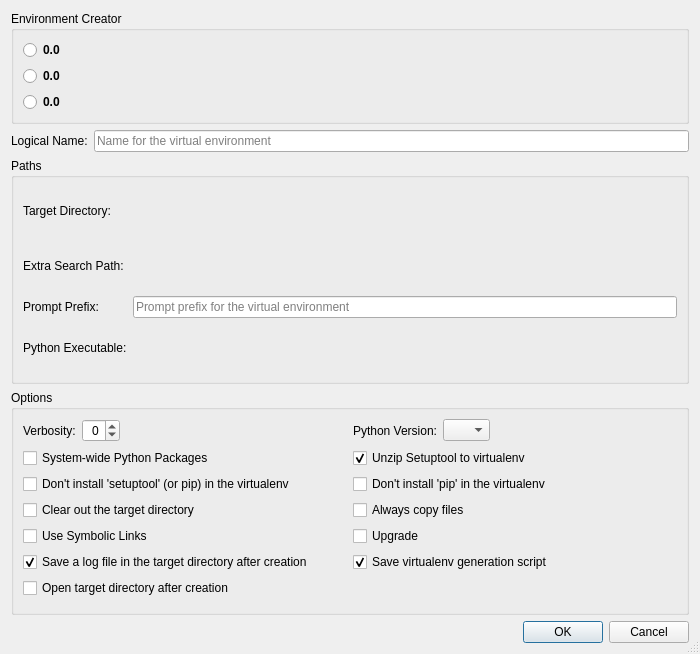
<?xml version="1.0" encoding="UTF-8"?>
<ui version="4.0">
 <class>VirtualenvConfigurationDialog</class>
 <widget class="QDialog" name="VirtualenvConfigurationDialog">
  <property name="geometry">
   <rect>
    <x>0</x>
    <y>0</y>
    <width>700</width>
    <height>654</height>
   </rect>
  </property>
  <property name="windowTitle">
   <string>Virtual Environment Configuration</string>
  </property>
  <property name="sizeGripEnabled">
   <bool>true</bool>
  </property>
  <layout class="QVBoxLayout" name="verticalLayout">
   <item>
    <widget class="QGroupBox" name="groupBox_3">
     <property name="title">
      <string>Environment Creator</string>
     </property>
     <layout class="QGridLayout" name="gridLayout_3">
      <item row="0" column="0">
       <widget class="QRadioButton" name="virtualenvButton">
        <property name="font">
         <font>
          <weight>75</weight>
          <bold>true</bold>
         </font>
        </property>
        <property name="toolTip">
         <string>Select to use 'virtualenv'</string>
        </property>
        <property name="text">
         <string notr="true">0.0</string>
        </property>
       </widget>
      </item>
      <item row="0" column="1">
       <spacer name="horizontalSpacer_2">
        <property name="orientation">
         <enum>Qt::Horizontal</enum>
        </property>
        <property name="sizeHint" stdset="0">
         <size>
          <width>40</width>
          <height>20</height>
         </size>
        </property>
       </spacer>
      </item>
      <item row="1" column="0">
       <widget class="QRadioButton" name="pyvenvButton">
        <property name="font">
         <font>
          <weight>75</weight>
          <bold>true</bold>
         </font>
        </property>
        <property name="toolTip">
         <string>Select to use 'pyvenv'</string>
        </property>
        <property name="text">
         <string notr="true">0.0</string>
        </property>
       </widget>
      </item>
      <item row="2" column="0">
       <widget class="QRadioButton" name="condaButton">
        <property name="font">
         <font>
          <weight>75</weight>
          <bold>true</bold>
         </font>
        </property>
        <property name="toolTip">
         <string>Select to use 'conda'</string>
        </property>
        <property name="text">
         <string notr="true">0.0</string>
        </property>
       </widget>
      </item>
     </layout>
    </widget>
   </item>
   <item>
    <layout class="QHBoxLayout" name="horizontalLayout_2">
     <item>
      <widget class="QLabel" name="label_2">
       <property name="text">
        <string>Logical Name:</string>
       </property>
      </widget>
     </item>
     <item>
      <widget class="E5ClearableLineEdit" name="nameEdit">
       <property name="toolTip">
        <string>Enter a unique name for the virtual environment</string>
       </property>
       <property name="placeholderText">
        <string>Name for the virtual environment</string>
       </property>
      </widget>
     </item>
    </layout>
   </item>
   <item>
    <widget class="QStackedWidget" name="venvStack">
     <property name="currentIndex">
      <number>0</number>
     </property>
     <widget class="QWidget" name="venvPage">
      <layout class="QVBoxLayout" name="verticalLayout_2">
       <property name="leftMargin">
        <number>0</number>
       </property>
       <property name="topMargin">
        <number>0</number>
       </property>
       <property name="rightMargin">
        <number>0</number>
       </property>
       <property name="bottomMargin">
        <number>0</number>
       </property>
       <item>
        <widget class="QGroupBox" name="groupBox">
         <property name="title">
          <string>Paths</string>
         </property>
         <layout class="QGridLayout" name="gridLayout">
          <item row="0" column="0">
           <widget class="QLabel" name="label">
            <property name="text">
             <string>Target Directory:</string>
            </property>
           </widget>
          </item>
          <item row="0" column="1">
           <widget class="E5PathPicker" name="targetDirectoryPicker" native="true">
            <property name="sizePolicy">
             <sizepolicy hsizetype="Expanding" vsizetype="Preferred">
              <horstretch>0</horstretch>
              <verstretch>0</verstretch>
             </sizepolicy>
            </property>
            <property name="focusPolicy">
             <enum>Qt::WheelFocus</enum>
            </property>
            <property name="toolTip">
             <string>Enter the target directory for the virtual environment</string>
            </property>
           </widget>
          </item>
          <item row="1" column="0">
           <widget class="QLabel" name="extraSearchPathLabel">
            <property name="text">
             <string>Extra Search Path:</string>
            </property>
           </widget>
          </item>
          <item row="1" column="1">
           <widget class="E5PathPicker" name="extraSearchPathPicker" native="true">
            <property name="sizePolicy">
             <sizepolicy hsizetype="Expanding" vsizetype="Preferred">
              <horstretch>0</horstretch>
              <verstretch>0</verstretch>
             </sizepolicy>
            </property>
            <property name="focusPolicy">
             <enum>Qt::WheelFocus</enum>
            </property>
            <property name="toolTip">
             <string>Enter the extra search path to look for setuptools/pip</string>
            </property>
           </widget>
          </item>
          <item row="2" column="0">
           <widget class="QLabel" name="promptPrefixLabel">
            <property name="text">
             <string>Prompt Prefix:</string>
            </property>
           </widget>
          </item>
          <item row="2" column="1">
           <widget class="E5ClearableLineEdit" name="promptPrefixEdit">
            <property name="toolTip">
             <string>Enter the prompt prefix for the virtual environment</string>
            </property>
            <property name="placeholderText">
             <string>Prompt prefix for the virtual environment</string>
            </property>
           </widget>
          </item>
          <item row="3" column="0">
           <widget class="QLabel" name="label_5">
            <property name="text">
             <string>Python Executable:</string>
            </property>
           </widget>
          </item>
          <item row="3" column="1">
           <widget class="E5PathPicker" name="pythonExecPicker" native="true">
            <property name="sizePolicy">
             <sizepolicy hsizetype="Expanding" vsizetype="Preferred">
              <horstretch>0</horstretch>
              <verstretch>0</verstretch>
             </sizepolicy>
            </property>
            <property name="focusPolicy">
             <enum>Qt::WheelFocus</enum>
            </property>
            <property name="toolTip">
             <string>Enter the Python interpreter for the virtual environment</string>
            </property>
           </widget>
          </item>
         </layout>
        </widget>
       </item>
       <item>
        <widget class="QGroupBox" name="groupBox_2">
         <property name="title">
          <string>Options</string>
         </property>
         <layout class="QGridLayout" name="gridLayout_2">
          <item row="0" column="0">
           <layout class="QHBoxLayout" name="horizontalLayout_3">
            <item>
             <widget class="QLabel" name="verbosityLabel">
              <property name="text">
               <string>Verbosity:</string>
              </property>
             </widget>
            </item>
            <item>
             <widget class="QSpinBox" name="verbositySpinBox">
              <property name="toolTip">
               <string>Select the verbosity (-1: quiet, 0: normal, 1: verbose)</string>
              </property>
              <property name="alignment">
               <set>Qt::AlignRight|Qt::AlignTrailing|Qt::AlignVCenter</set>
              </property>
              <property name="minimum">
               <number>-1</number>
              </property>
              <property name="maximum">
               <number>1</number>
              </property>
             </widget>
            </item>
            <item>
             <spacer name="horizontalSpacer_3">
              <property name="orientation">
               <enum>Qt::Horizontal</enum>
              </property>
              <property name="sizeHint" stdset="0">
               <size>
                <width>40</width>
                <height>20</height>
               </size>
              </property>
             </spacer>
            </item>
           </layout>
          </item>
          <item row="0" column="1">
           <layout class="QHBoxLayout" name="horizontalLayout">
            <item>
             <widget class="QLabel" name="versionLabel">
              <property name="text">
               <string>Python Version:</string>
              </property>
             </widget>
            </item>
            <item>
             <widget class="QComboBox" name="versionComboBox">
              <property name="toolTip">
               <string>Select the Python version (empty for current)</string>
              </property>
              <item>
               <property name="text">
                <string notr="true"/>
               </property>
              </item>
              <item>
               <property name="text">
                <string notr="true">2.6</string>
               </property>
              </item>
              <item>
               <property name="text">
                <string notr="true">2.7</string>
               </property>
              </item>
              <item>
               <property name="text">
                <string notr="true">3.4</string>
               </property>
              </item>
              <item>
               <property name="text">
                <string notr="true">3.5</string>
               </property>
              </item>
              <item>
               <property name="text">
                <string notr="true">3.6</string>
               </property>
              </item>
              <item>
               <property name="text">
                <string notr="true">3.7</string>
               </property>
              </item>
              <item>
               <property name="text">
                <string notr="true">3.8</string>
               </property>
              </item>
             </widget>
            </item>
            <item>
             <spacer name="horizontalSpacer">
              <property name="orientation">
               <enum>Qt::Horizontal</enum>
              </property>
              <property name="sizeHint" stdset="0">
               <size>
                <width>40</width>
                <height>20</height>
               </size>
              </property>
             </spacer>
            </item>
           </layout>
          </item>
          <item row="1" column="0">
           <widget class="QCheckBox" name="systemCheckBox">
            <property name="toolTip">
             <string>Select to give the virtualenv access to the global site-packages</string>
            </property>
            <property name="text">
             <string>System-wide Python Packages</string>
            </property>
           </widget>
          </item>
          <item row="1" column="1">
           <widget class="QCheckBox" name="unzipCheckBox">
            <property name="toolTip">
             <string>Select to unzip setuptools when installing it</string>
            </property>
            <property name="text">
             <string>Unzip Setuptool to virtualenv</string>
            </property>
            <property name="checked">
             <bool>true</bool>
            </property>
           </widget>
          </item>
          <item row="2" column="0">
           <widget class="QCheckBox" name="noSetuptoolsCheckBox">
            <property name="toolTip">
             <string>Select to not install setuptools (or pip) in the new virtualenv</string>
            </property>
            <property name="text">
             <string>Don't install 'setuptool' (or pip) in the virtualenv</string>
            </property>
           </widget>
          </item>
          <item row="2" column="1">
           <widget class="QCheckBox" name="noPipCcheckBox">
            <property name="toolTip">
             <string>Select to not install pip in the new virtualenv</string>
            </property>
            <property name="text">
             <string>Don't install 'pip' in the virtualenv</string>
            </property>
           </widget>
          </item>
          <item row="3" column="0">
           <widget class="QCheckBox" name="clearCheckBox">
            <property name="toolTip">
             <string>Select to clear the target first</string>
            </property>
            <property name="text">
             <string>Clear out the target directory</string>
            </property>
           </widget>
          </item>
          <item row="3" column="1">
           <widget class="QCheckBox" name="copyCheckBox">
            <property name="toolTip">
             <string>Select to always copy files rather than symlinking</string>
            </property>
            <property name="text">
             <string>Always copy files</string>
            </property>
           </widget>
          </item>
          <item row="4" column="0">
           <widget class="QCheckBox" name="symlinkCheckBox">
            <property name="toolTip">
             <string>Select to use symlinks instead of copies</string>
            </property>
            <property name="text">
             <string>Use Symbolic Links</string>
            </property>
           </widget>
          </item>
          <item row="4" column="1">
           <widget class="QCheckBox" name="upgradeCheckBox">
            <property name="toolTip">
             <string>Select to upgrade a virtual environment</string>
            </property>
            <property name="text">
             <string>Upgrade</string>
            </property>
           </widget>
          </item>
          <item row="5" column="0">
           <widget class="QCheckBox" name="logCheckBox">
            <property name="toolTip">
             <string>Select to generate a log file in the target directory</string>
            </property>
            <property name="text">
             <string>Save a log file in the target directory after creation</string>
            </property>
            <property name="checked">
             <bool>true</bool>
            </property>
           </widget>
          </item>
          <item row="5" column="1">
           <widget class="QCheckBox" name="scriptCheckBox">
            <property name="toolTip">
             <string>Select to write a shell script/batch file to regenerate the virtualenv</string>
            </property>
            <property name="text">
             <string>Save virtualenv generation script</string>
            </property>
            <property name="checked">
             <bool>true</bool>
            </property>
           </widget>
          </item>
          <item row="6" column="0">
           <widget class="QCheckBox" name="openCheckBox">
            <property name="toolTip">
             <string>Open the newly created virtualenv in a file manager window</string>
            </property>
            <property name="text">
             <string>Open target directory after creation</string>
            </property>
           </widget>
          </item>
         </layout>
        </widget>
       </item>
      </layout>
     </widget>
     <widget class="QWidget" name="condaPage">
      <layout class="QVBoxLayout" name="verticalLayout_3">
       <item>
        <widget class="QGroupBox" name="groupBox_4">
         <property name="title">
          <string>Target Environment Specification</string>
         </property>
         <layout class="QGridLayout" name="gridLayout_4">
          <item row="0" column="0">
           <widget class="QLabel" name="label_3">
            <property name="text">
             <string>Name:</string>
            </property>
           </widget>
          </item>
          <item row="0" column="1">
           <widget class="E5ClearableLineEdit" name="condaNameEdit">
            <property name="toolTip">
             <string>Enter the name for the environment</string>
            </property>
           </widget>
          </item>
          <item row="1" column="0">
           <widget class="QLabel" name="label_4">
            <property name="text">
             <string>Path:</string>
            </property>
           </widget>
          </item>
          <item row="1" column="1">
           <widget class="E5PathPicker" name="condaTargetDirectoryPicker" native="true">
            <property name="sizePolicy">
             <sizepolicy hsizetype="Expanding" vsizetype="Preferred">
              <horstretch>0</horstretch>
              <verstretch>0</verstretch>
             </sizepolicy>
            </property>
            <property name="focusPolicy">
             <enum>Qt::WheelFocus</enum>
            </property>
            <property name="toolTip">
             <string>Enter the target directory for the conda environment</string>
            </property>
           </widget>
          </item>
          <item row="2" column="0" colspan="2">
           <widget class="QLabel" name="label_6">
            <property name="text">
             <string>&lt;b&gt;Note:&lt;/b&gt; Only one of the above entries is mandatory.</string>
            </property>
           </widget>
          </item>
         </layout>
        </widget>
       </item>
       <item>
        <widget class="QGroupBox" name="condaSpecialsGroup">
         <property name="title">
          <string>Special Operations</string>
         </property>
         <property name="checkable">
          <bool>true</bool>
         </property>
         <property name="checked">
          <bool>false</bool>
         </property>
         <layout class="QGridLayout" name="gridLayout_5">
          <item row="0" column="0">
           <widget class="QRadioButton" name="condaCloneButton">
            <property name="toolTip">
             <string>Select to clone an environment</string>
            </property>
            <property name="text">
             <string>Clone Environment</string>
            </property>
            <property name="checked">
             <bool>true</bool>
            </property>
           </widget>
          </item>
          <item row="0" column="1">
           <widget class="QRadioButton" name="condaRequirementsButton">
            <property name="statusTip">
             <string>Select to create the environment from a requirements file</string>
            </property>
            <property name="text">
             <string>from Requirements</string>
            </property>
           </widget>
          </item>
          <item row="1" column="0">
           <widget class="QFrame" name="condaCloneFrame">
            <property name="frameShape">
             <enum>QFrame::StyledPanel</enum>
            </property>
            <property name="frameShadow">
             <enum>QFrame::Raised</enum>
            </property>
            <layout class="QGridLayout" name="gridLayout_7">
             <item row="0" column="0">
              <widget class="QLabel" name="label_8">
               <property name="text">
                <string>Name:</string>
               </property>
              </widget>
             </item>
             <item row="0" column="1">
              <widget class="E5ClearableLineEdit" name="condaCloneNameEdit">
               <property name="toolTip">
                <string>Enter the name of the environment to be cloned</string>
               </property>
              </widget>
             </item>
             <item row="1" column="0">
              <widget class="QLabel" name="label_7">
               <property name="text">
                <string>Path:</string>
               </property>
              </widget>
             </item>
             <item row="1" column="1">
              <widget class="E5PathPicker" name="condaCloneDirectoryPicker" native="true">
               <property name="sizePolicy">
                <sizepolicy hsizetype="Expanding" vsizetype="Preferred">
                 <horstretch>0</horstretch>
                 <verstretch>0</verstretch>
                </sizepolicy>
               </property>
               <property name="focusPolicy">
                <enum>Qt::WheelFocus</enum>
               </property>
               <property name="toolTip">
                <string>Enter the directory of the environment to be cloned</string>
               </property>
              </widget>
             </item>
            </layout>
           </widget>
          </item>
          <item row="1" column="1">
           <widget class="QFrame" name="condaRequirementsFrame">
            <property name="enabled">
             <bool>false</bool>
            </property>
            <property name="frameShape">
             <enum>QFrame::StyledPanel</enum>
            </property>
            <property name="frameShadow">
             <enum>QFrame::Raised</enum>
            </property>
            <layout class="QVBoxLayout" name="verticalLayout_4">
             <item>
              <widget class="E5PathPicker" name="condaRequirementsFilePicker" native="true">
               <property name="sizePolicy">
                <sizepolicy hsizetype="Expanding" vsizetype="Preferred">
                 <horstretch>0</horstretch>
                 <verstretch>0</verstretch>
                </sizepolicy>
               </property>
               <property name="focusPolicy">
                <enum>Qt::StrongFocus</enum>
               </property>
              </widget>
             </item>
             <item>
              <spacer name="verticalSpacer">
               <property name="orientation">
                <enum>Qt::Vertical</enum>
               </property>
               <property name="sizeHint" stdset="0">
                <size>
                 <width>20</width>
                 <height>37</height>
                </size>
               </property>
              </spacer>
             </item>
            </layout>
           </widget>
          </item>
         </layout>
        </widget>
       </item>
       <item>
        <layout class="QHBoxLayout" name="horizontalLayout_4">
         <item>
          <widget class="QLabel" name="label_9">
           <property name="text">
            <string>Package Specs:</string>
           </property>
          </widget>
         </item>
         <item>
          <widget class="E5ClearableLineEdit" name="condaPackagesEdit">
           <property name="toolTip">
            <string>Enter the package specifications for the environment</string>
           </property>
          </widget>
         </item>
        </layout>
       </item>
       <item>
        <widget class="QGroupBox" name="groupBox_5">
         <property name="title">
          <string>Options</string>
         </property>
         <layout class="QGridLayout" name="gridLayout_6">
          <item row="0" column="0">
           <widget class="QLabel" name="versionLabel_2">
            <property name="text">
             <string>Python Version:</string>
            </property>
           </widget>
          </item>
          <item row="0" column="1">
           <widget class="E5ClearableLineEdit" name="condaPythonEdit">
            <property name="toolTip">
             <string>Enter the Python version for the environment</string>
            </property>
           </widget>
          </item>
          <item row="1" column="0" colspan="2">
           <widget class="QCheckBox" name="condaInsecureCheckBox">
            <property name="text">
             <string>Allow insecure SSL connections</string>
            </property>
           </widget>
          </item>
          <item row="1" column="2">
           <widget class="QCheckBox" name="condaDryrunCheckBox">
            <property name="toolTip">
             <string>Select to perform just a dry-run</string>
            </property>
            <property name="text">
             <string>Perform dry-run</string>
            </property>
           </widget>
          </item>
          <item row="0" column="2">
           <spacer name="horizontalSpacer_4">
            <property name="orientation">
             <enum>Qt::Horizontal</enum>
            </property>
            <property name="sizeHint" stdset="0">
             <size>
              <width>40</width>
              <height>20</height>
             </size>
            </property>
           </spacer>
          </item>
         </layout>
        </widget>
       </item>
      </layout>
     </widget>
    </widget>
   </item>
   <item>
    <widget class="QDialogButtonBox" name="buttonBox">
     <property name="orientation">
      <enum>Qt::Horizontal</enum>
     </property>
     <property name="standardButtons">
      <set>QDialogButtonBox::Cancel|QDialogButtonBox::Ok</set>
     </property>
    </widget>
   </item>
  </layout>
 </widget>
 <customwidgets>
  <customwidget>
   <class>E5ClearableLineEdit</class>
   <extends>QLineEdit</extends>
   <header>E5Gui/E5LineEdit.h</header>
  </customwidget>
  <customwidget>
   <class>E5PathPicker</class>
   <extends>QWidget</extends>
   <header>E5Gui/E5PathPicker.h</header>
   <container>1</container>
  </customwidget>
 </customwidgets>
 <tabstops>
  <tabstop>virtualenvButton</tabstop>
  <tabstop>pyvenvButton</tabstop>
  <tabstop>condaButton</tabstop>
  <tabstop>nameEdit</tabstop>
  <tabstop>targetDirectoryPicker</tabstop>
  <tabstop>extraSearchPathPicker</tabstop>
  <tabstop>promptPrefixEdit</tabstop>
  <tabstop>pythonExecPicker</tabstop>
  <tabstop>verbositySpinBox</tabstop>
  <tabstop>versionComboBox</tabstop>
  <tabstop>systemCheckBox</tabstop>
  <tabstop>unzipCheckBox</tabstop>
  <tabstop>noSetuptoolsCheckBox</tabstop>
  <tabstop>noPipCcheckBox</tabstop>
  <tabstop>clearCheckBox</tabstop>
  <tabstop>copyCheckBox</tabstop>
  <tabstop>symlinkCheckBox</tabstop>
  <tabstop>upgradeCheckBox</tabstop>
  <tabstop>logCheckBox</tabstop>
  <tabstop>scriptCheckBox</tabstop>
  <tabstop>openCheckBox</tabstop>
  <tabstop>condaNameEdit</tabstop>
  <tabstop>condaTargetDirectoryPicker</tabstop>
  <tabstop>condaSpecialsGroup</tabstop>
  <tabstop>condaCloneButton</tabstop>
  <tabstop>condaCloneNameEdit</tabstop>
  <tabstop>condaCloneDirectoryPicker</tabstop>
  <tabstop>condaRequirementsButton</tabstop>
  <tabstop>condaRequirementsFilePicker</tabstop>
  <tabstop>condaPackagesEdit</tabstop>
  <tabstop>condaPythonEdit</tabstop>
  <tabstop>condaInsecureCheckBox</tabstop>
  <tabstop>condaDryrunCheckBox</tabstop>
 </tabstops>
 <resources/>
 <connections>
  <connection>
   <sender>buttonBox</sender>
   <signal>accepted()</signal>
   <receiver>VirtualenvConfigurationDialog</receiver>
   <slot>accept()</slot>
   <hints>
    <hint type="sourcelabel">
     <x>257</x>
     <y>644</y>
    </hint>
    <hint type="destinationlabel">
     <x>157</x>
     <y>274</y>
    </hint>
   </hints>
  </connection>
  <connection>
   <sender>buttonBox</sender>
   <signal>rejected()</signal>
   <receiver>VirtualenvConfigurationDialog</receiver>
   <slot>reject()</slot>
   <hints>
    <hint type="sourcelabel">
     <x>325</x>
     <y>644</y>
    </hint>
    <hint type="destinationlabel">
     <x>286</x>
     <y>274</y>
    </hint>
   </hints>
  </connection>
  <connection>
   <sender>condaCloneButton</sender>
   <signal>toggled(bool)</signal>
   <receiver>condaCloneFrame</receiver>
   <slot>setEnabled(bool)</slot>
   <hints>
    <hint type="sourcelabel">
     <x>108</x>
     <y>361</y>
    </hint>
    <hint type="destinationlabel">
     <x>78</x>
     <y>380</y>
    </hint>
   </hints>
  </connection>
  <connection>
   <sender>condaRequirementsButton</sender>
   <signal>toggled(bool)</signal>
   <receiver>condaRequirementsFrame</receiver>
   <slot>setEnabled(bool)</slot>
   <hints>
    <hint type="sourcelabel">
     <x>431</x>
     <y>359</y>
    </hint>
    <hint type="destinationlabel">
     <x>427</x>
     <y>381</y>
    </hint>
   </hints>
  </connection>
 </connections>
</ui>
